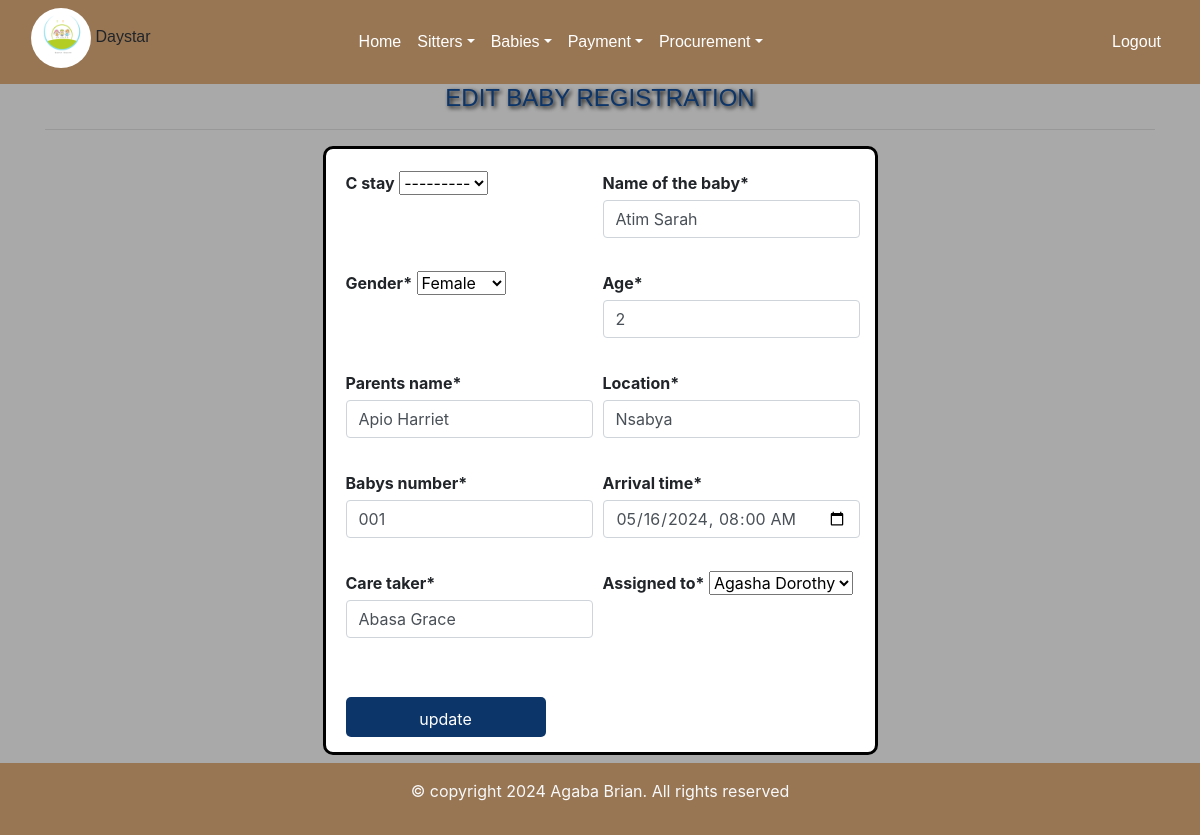
The app's page /edit/1/ (signed in) with its own data.
### day/models.py (models this page shows, shortened)
class Babiesform(models.Model):
    c_stay=models.ForeignKey(Categorystay ,on_delete=models.CASCADE,default=1,null=True,blank=True)
    name_of_the_baby=models.CharField(max_length=200,)
    gender=models.CharField(choices=[('male', 'Male'),('female', 'Female')], max_length=100)
    age=models.IntegerField(default=0)
    parents_name=models.CharField(max_length=200)
    location=models.CharField(max_length=50)
    babys_number=models.CharField(max_length=100,unique=True)
    arrival_time=models.DateTimeField()
    care_taker=models.CharField(max_length=200)
    Assigned_to=models.ForeignKey(Sitter_arrival,on_delete=models.CASCADE)
    created_at=models.DateTimeField(auto_now_add=True, null=True)

### day/views.py (the view)
# urls.py: path('edit/<int:id>/', views.edit, name='edit'),
@login_required
def edit(request,id):
    baby=get_object_or_404(Babiesform,id=id)
    if request.method == 'POST':
       form=BabiesformForm (request.POST,instance=baby)
       if form.is_valid():
           form.save()
           return redirect('babiesform')
    else:
        form=BabiesformForm(instance=baby)
    return render(request,'edit.html',{'form':form,'baby':baby})

### day/forms.py
class BabiesformForm(forms.ModelForm):
    class Meta:
        model = Babiesform
        fields = '__all__'
        widgets={
             'arrival_time':forms.DateTimeInput(attrs={'type':'datetime-local'}),
         }

### day/models.py (called while the page is built)
    def __str__(self):
        return self.name

    def __str__(self):
        return str(self.sitter_name)

### day/templates/edit.html (shortened to what this page needs)
{% extends 'base.html' %}
{% load crispy_forms_tags%}
{% load static %}
{% block content%}
<body>
    <div class="container">
        <h4>EDIT BABY REGISTRATION</h4><hr>
        <form action="" method="POST"class="babe-form">
            {{ form |crispy }}
            <button type="submit" class="btn btn-primary">update</button>
        </form>
    </div>
</body>
{% endblock  %}

### day/templates/edit.html (style rules this page uses)
.babe-form { display: grid; grid-template-columns: repeat(2, 1fr); gap: 10px; max-width: 50%; margin: auto; border-radius: 5px; border: solid black; margin-bottom: 6px; border-radius: 10px; padding-left: 20px; padding-bottom: 15px; padding-top: 15px; padding-right: 15px; background-color:white; }
h4 { text-align: center; font-family: sans-serif; color: #0C356A; text-shadow: 2px 2px 4px #000000; }
label { font-weight: bold; margin-top: 7px; margin-bottom:5px ; }
button[type="submit"] { margin-top: 33px; background-color:#0c356a ; color: white; border: none; width:110%; border-radius: 5px; font-size: 16px; cursor: pointer; max-width: 200px; height: 40px; padding: 10px; transition: background-color 0.8s, color 0.7s; }
body { background-color: darkgray; }

### records on screen
Babiesform: c_stay "---------", name_of_the_baby "Atim Sarah", gender "Female", age "2", parents_name "Apio Harriet", location "Nsabya", babys_number "001", arrival_time "05/16/2024 08:00", care_taker "Abasa Grace", Assigned_to "Agasha Dorothy"
